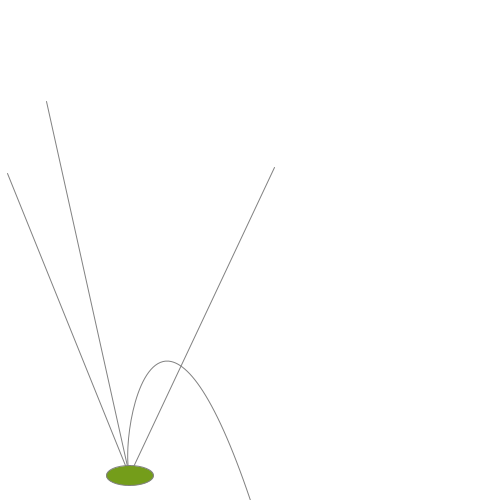
Frame 1 (no input)
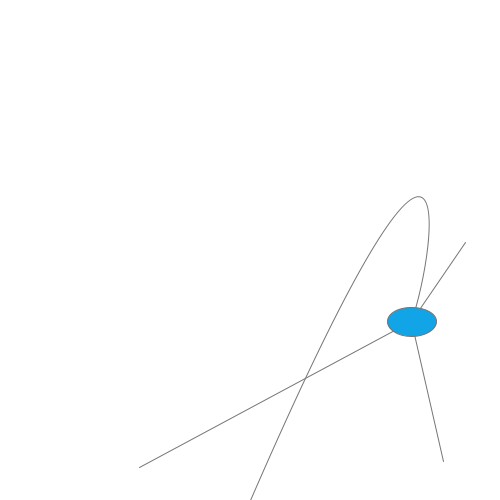
Frame 60 (the mouse pressed at the canvas centre just before this capture)
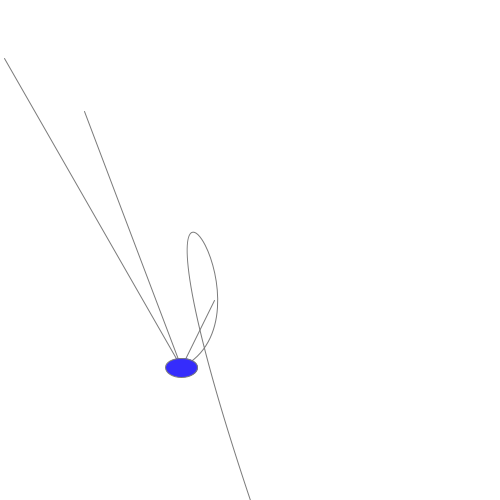
Frame 120 (the mouse held since frame 60 and released just before this capture)

The Processing sketch that drew these frames (run headless with seeded random() and noise(); from frame 60 on, the mouse is pressed at the canvas centre):

// Processing sketch: processing_48701
// ── processing_48701.pde


long zeit1, zeit2;


void setup()
{
  size(500, 500);
  frameRate(30);
  smooth();
}


void draw()
{
  
  zeit1 = millis();
  if(zeit1 - zeit2 > 200)
  {
    stroke(random(200));
    background(255);
    zeit2 = zeit1;
    
    float punkt1 = random(width);
    float punkt2 = random(height);
    fill(255);
    bezier(punkt1, punkt2, random(width), random(height), random(width), random(height), width/2, height);
    line(punkt1, punkt2, random(width), random(height));
    line(punkt1, punkt2, random(width), random(height));
    line(punkt1, punkt2, random(width), random(height));
    fill(random(255), random(255), random(255));
    ellipse(punkt1, punkt2, random(50), random(50));
  }
}
